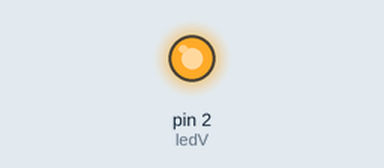
This sketch was run on a simulated Arduino Uno, built with avr-gcc and run on an emulated ATmega328P. On the bench: output pins drawn as LEDs (lit = HIGH).

Above: at 2.5 s.
At 7.5 s:
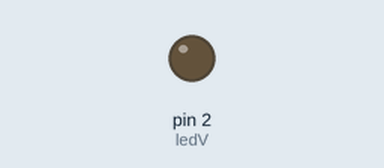
Timing chart, 0 to 13.0 s (numbered marks = the images above):
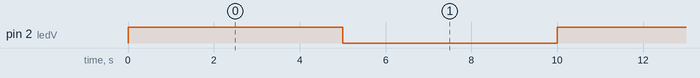

Measured:
- by itself, pin 2 (ledV): alternates HIGH for 5.0 s and LOW for 5.0 s

The sketch:

programa__o_do_led.ino
```cpp
#define ledV 2

void setup()
{
pinMode(ledV, OUTPUT);

}

void loop()
{
digitalWrite(ledV, HIGH);
delay(5000);
digitalWrite(ledV, LOW);
delay(5000);
}
```
